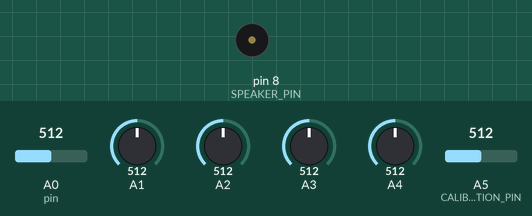
A sketch run on a simulated Arduino Uno, built with avr-gcc and run on an emulated ATmega328P. Parts: buzzer (waves = sounding). Inputs (shaded band) come from the test bench; at power-on: A5 (CALIBRATION_PIN) = 512, A0 (pin) = 512, A1 = 512, A2 = 512, A3 = 512, A4 = 512.

Above: at 1.2 s.
1.3 s: A5 (CALIBRATION_PIN) set to 531
At 2.1 s:
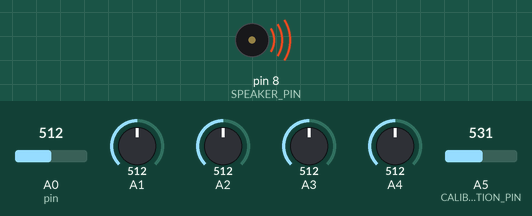
2.8 s: A5 (CALIBRATION_PIN) set to 306
At 3.3 s:
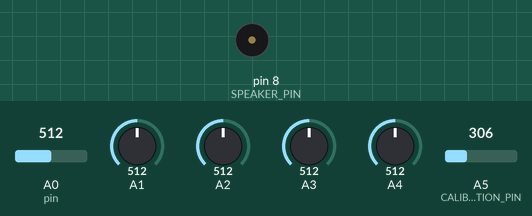
4.3 s: A5 (CALIBRATION_PIN) set to 716
At 5.6 s:
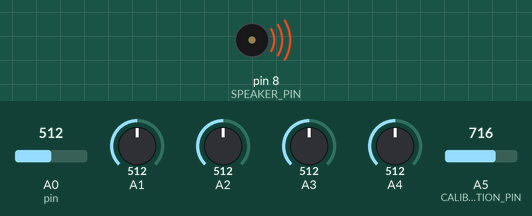
Timing chart, 0 to 7.3 s (numbered marks = the images above; inputs shaded):
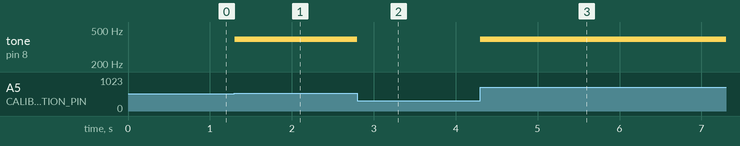

The sketch:

LaserHarp.ino
```cpp
//Modified by Matthew Ondak
#include <Tone.h> //Make sure to install the Tone library in the Arduino

const boolean DEBUG = false; //Turn to true if we need to debug

const int CALIBRATION_PIN = A5; //Where our tuner is potentiometer is
const int SPEAKER_PIN = 8; // Where the speaker pin is
const int SENSOR_COUNT = 5; //How many laser strings we will have

typedef struct
{
  int pin; //To assign each pin
  int note; //To assign the note to be played
}
sensor_type;

sensor_type sensor[SENSOR_COUNT]; //Setup an array of the sensors

Tone notePlayer; //Bring up the library of tones

void setup(void)
{
  if (DEBUG) {
    Serial.begin(9600);
  }
  sensor[0].pin = A0; // analog input 0
  sensor[0].note = NOTE_C4; //These notes can be changed. Reference Tone library
  sensor[1].pin = A1; //analog input 1,
  sensor[1].note = NOTE_D4;
  sensor[2].pin = A2; //Analog input 2,
  sensor[2].note = NOTE_E4;
  sensor[3].pin = A3; //Analog input 3,
  sensor[3].note = NOTE_F4;
  sensor[4].pin = A4; //Analog input 4
  sensor[4].note = NOTE_G4;

  notePlayer.begin(SPEAKER_PIN); //Begin playing the sound
}

void loop(void)
{//Loop that senses when the photoresisters drop a certain calibration
  //It then sends a signal true to play a sound. Checks all the sensors
  int calibration = analogRead(CALIBRATION_PIN);
  if (DEBUG) {
    Serial.print("cal: ");
    Serial.print(calibration);
  }
  int activeSensor = -1;//To make sure the sound isn't always playing set it to -1
  for (int p = 0 ; p < SENSOR_COUNT ; p++) {
    int sensor_value = analogRead(sensor[p].pin);
    if (DEBUG) {
      Serial.print("\tsensor ");
      Serial.print(p);
      Serial.print(": ");
      Serial.print(sensor_value);
    }
    if ( sensor_value < calibration ) {
      activeSensor = p; //Set active sensor to whichever sensor since the calibration is higher than the sensor
      if (DEBUG) Serial.print("!"); // "!" indicates note being played
    }
  }
  if (DEBUG) Serial.println();
  if (activeSensor == -1) {
    notePlayer.stop(); //Stop if a finger is moved
  }
  else {
    notePlayer.play(sensor[activeSensor].note); //Otherwise play a note
  }
  if (DEBUG) delay(1000);
}
```

Measured:
- the behaviour switches between 512 and 513 on A5 (CALIBRATION_PIN) (found by bisection; images 0 and 1)
- after the input at 1.3 s, tone on pin 8 (SPEAKER_PIN): silent → 392 Hz at once
- after the input at 2.8 s, tone on pin 8 (SPEAKER_PIN): 392 Hz → silent at once
- after the input at 4.3 s, tone on pin 8 (SPEAKER_PIN): silent → 392 Hz at once
